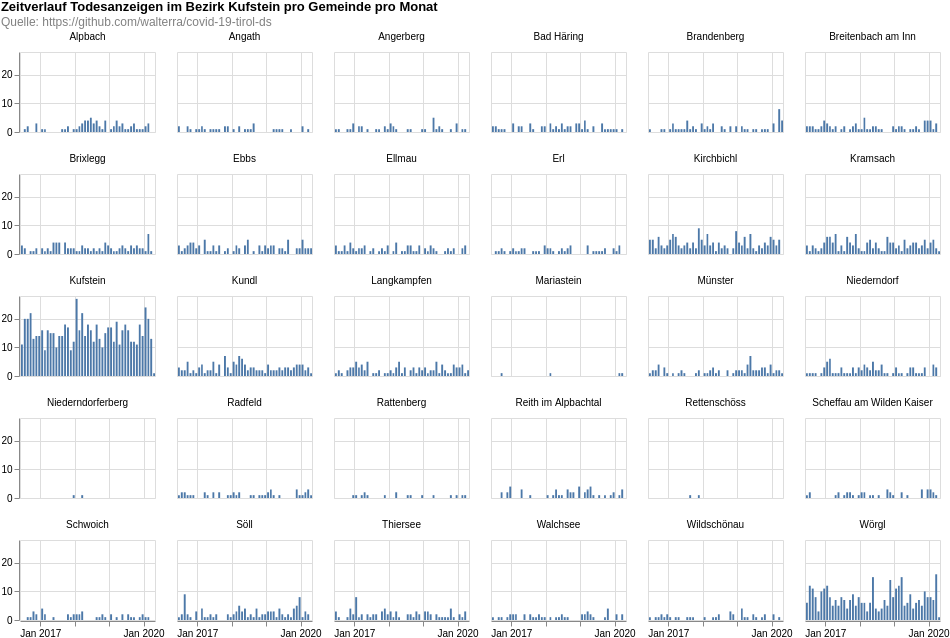

Here is the Vega-Lite specification saved for this chart:
### Vega-Lite specification from a JSON file in a GitHub repository (floating-point values rounded to 4 significant figures; data arrays with more than 128 entries replaced by an {"elided": "..."} marker saying what was removed)
{"$schema": "https://vega.github.io/schema/vega-lite/v4.8.1.json", "columns": 6, "config": {"view": {"continuousHeight": 300, "continuousWidth": 400}}, "data": {"name": "data-90bca0a15567d406922e9bc10d68f9cd"}, "datasets": {"data-90bca0a15567d406922e9bc10d68f9cd": {"elided": "2640 records"}}, "facet": {"field": "municipaly", "title": null, "type": "nominal"}, "padding": 0, "spec": {"layer": [{"encoding": {"tooltip": [{"field": "date", "timeUnit": "yearmonth", "type": "temporal"}, {"aggregate": "sum", "field": "count", "type": "quantitative"}], "x": {"field": "date", "timeUnit": "yearmonth", "title": null, "type": "temporal"}, "y": {"aggregate": "sum", "field": "count", "title": null, "type": "quantitative"}}, "height": 80, "mark": "bar", "width": 135}]}, "title": {"color": "black", "subtitle": ["Quelle: https://github.com/walterra/covid-19-tirol-ds"], "subtitleColor": "gray", "text": ["Zeitverlauf Todesanzeigen im Bezirk Kufstein pro Gemeinde pro Monat"]}}
